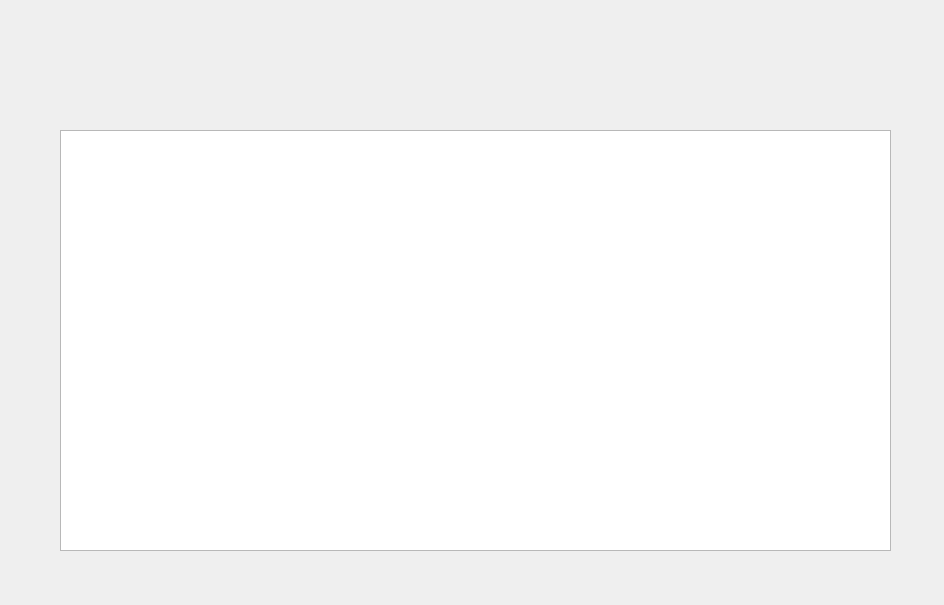
<?xml version="1.0" encoding="UTF-8"?>
<ui version="4.0">
 <class>ListPatients</class>
 <widget class="QWidget" name="ListPatients">
  <property name="geometry">
   <rect>
    <x>0</x>
    <y>0</y>
    <width>944</width>
    <height>605</height>
   </rect>
  </property>
  <property name="windowTitle">
   <string>Form</string>
  </property>
  <widget class="QTableView" name="list">
   <property name="geometry">
    <rect>
     <x>60</x>
     <y>130</y>
     <width>831</width>
     <height>421</height>
    </rect>
   </property>
  </widget>
  <widget class="QPushButton" name="dashboard">
   <property name="geometry">
    <rect>
     <x>10</x>
     <y>10</y>
     <width>121</width>
     <height>81</height>
    </rect>
   </property>
   <property name="styleSheet">
    <string notr="true">border:0px;</string>
   </property>
   <property name="text">
    <string/>
   </property>
  </widget>
 </widget>
 <resources/>
 <connections/>
</ui>
